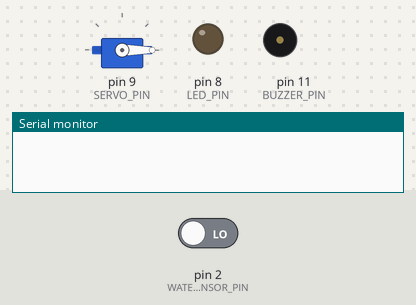
The sketch below on a simulated Arduino Uno, built with avr-gcc and run on an emulated ATmega328P. On the bench: servo, output pins drawn as LEDs (lit = HIGH), buzzer (waves = sounding, pin HIGH), the last lines printed to the serial monitor. The inputs (shaded band) are chosen by the test bench; at power-on: pin 2 (WATER_SENSOR_PIN) LOW.

Above: at 1.2 s.
1.3 s: pin 2 (WATER_SENSOR_PIN) driven HIGH
At 1.45 s:
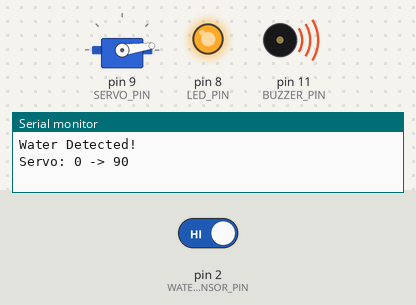
At 3.6 s:
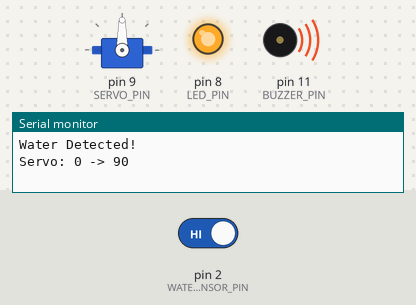
4.3 s: pin 2 (WATER_SENSOR_PIN) driven LOW
At 4.52 s:
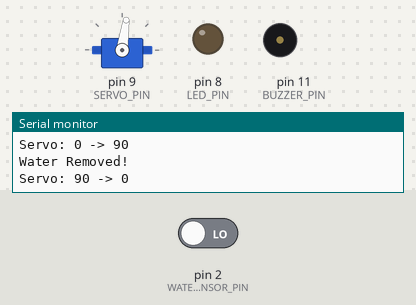
Timing chart, 0 to 7.3 s (numbered marks = the images above; inputs shaded):
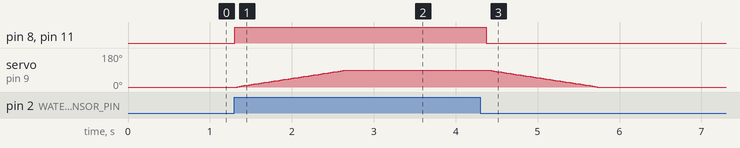

Measured:
- after the input at 1.3 s, pin 8 (LED_PIN), pin 11 (BUZZER_PIN): LOW → HIGH at once; servo on pin 9 (SERVO_PIN): moves from 0° to 90° over 1.3 s, starting at once
- after the input at 4.3 s, pin 8 (LED_PIN), pin 11 (BUZZER_PIN): HIGH → LOW after 0.07 s; servo on pin 9 (SERVO_PIN): moves from 90° to 0° over 1.3 s, starting after 0.10 s

The sketch:

smart-rain-detection-and-automatic-protection-system.ino
```cpp
#include <Servo.h>

const int WATER_SENSOR_PIN = 2;
const int LED_PIN = 8;
const int BUZZER_PIN = 11;
const int SERVO_PIN = 9;

Servo myServo;

bool waterState = false;

void setup() {
  Serial.begin(9600);

  pinMode(WATER_SENSOR_PIN, INPUT);
  pinMode(LED_PIN, OUTPUT);
  pinMode(BUZZER_PIN, OUTPUT);

  myServo.attach(SERVO_PIN);
  myServo.write(0);
}

void loop() {

  int sensorValue = digitalRead(WATER_SENSOR_PIN);

  if (sensorValue == HIGH && waterState == false) {

    // Water detected
    waterState = true;

    digitalWrite(LED_PIN, HIGH);
    digitalWrite(BUZZER_PIN, HIGH);

    Serial.println("Water Detected!");
    Serial.println("Servo: 0 -> 90");

    for (int angle = 0; angle <= 90; angle++) {
      myServo.write(angle);
      delay(15);
    }
  }

  else if (sensorValue == LOW && waterState == true) {

    // Water removed
    waterState = false;

    digitalWrite(LED_PIN, LOW);
    digitalWrite(BUZZER_PIN, LOW);

    Serial.println("Water Removed!");
    Serial.println("Servo: 90 -> 0");

    for (int angle = 90; angle >= 0; angle--) {
      myServo.write(angle);
      delay(15);
    }
  }

  delay(100);
}
```
